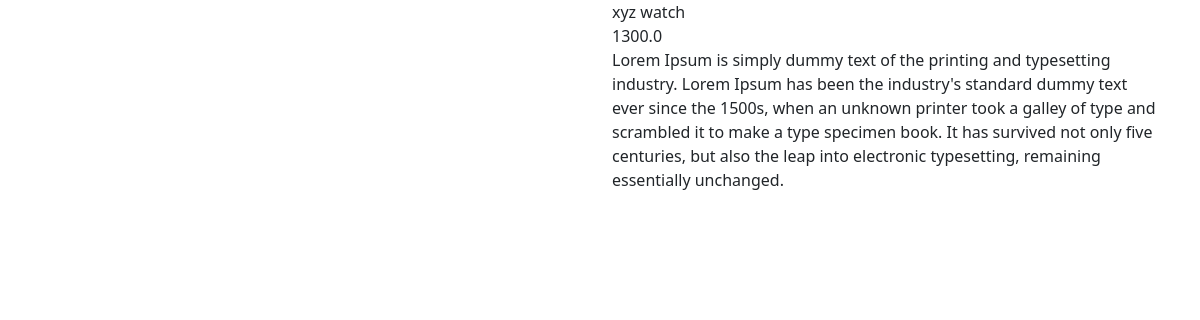
Page /9/ on the committed database.
### shop/models.py (models this page shows, shortened)
class Product(models.Model):
    title = models.CharField(max_length= 200)
    price = models.FloatField()
    discount_price = models.FloatField()
    category = models.CharField(max_length=200)
    description = models.TextField()
    image = models.CharField(max_length=350)
    quantity = models.IntegerField(default=1)

### shop/views.py (the view)
# urls.py: path('<int:id>/',detail, name = 'details' ),
def detail(request, id):
    product_object = Product.objects.get(id=id)
    context = {'product_object': product_object}
    return render(request, 'detail.html',context)

### shop/templates/detail.html (shortened to what this page needs)
<html lang="en">
<head>
    <link href="https://cdn.jsdelivr.net/npm/bootstrap@5.1.3/dist/css/bootstrap.min.css" rel="stylesheet">
</head>
<body>
    <div class= "container ">
       <div class="row">
           <div class="col-md-6">
            </div>
               <div class="col-md-6">
                    <div class="row">
                        <div class="col-md-12">
                            {{product_object.title}}
                        </div>
                    </div>
                    <div class="row">
                        <div class="col-md-12">
                        {{product_object.price}}
                        </div>
                    </div>
                    <div class="row">
                        <div class="col-md-12">
                        {{product_object.description}}
                        </div>
                    </div>
               </div>
       </div>
    </div>
</body>
</html>

### rows in the picture
Product: title "xyz watch", price "1300.0", description "Lorem Ipsum is simply dummy text of the printing and typesetting industry. Lorem Ipsum has been the industry's standard dummy text ever since the 1500s, when an unknown printer took a galley of type and scrambled it to make a type specimen book. It has survived not only five centuries, but also the leap into electronic typesetting, remaining essentially unchanged."
